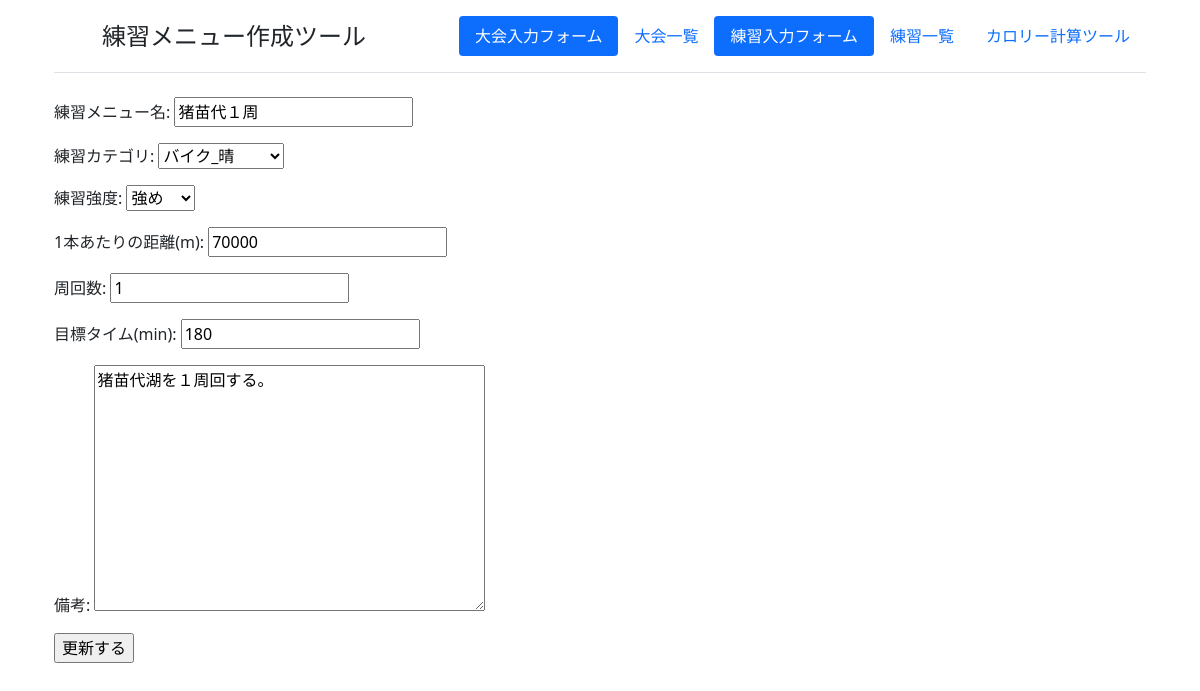
/Menu_update/1/, run on the app's committed database.
### PMapp/models.py (models this page shows, shortened)
class Menu(models.Model):
    Athletic_CHOICES = [
   ('bike_sun', 'バイク_晴'),
   ('bike_rai', 'バイク_雨'),
   ('run_sun', 'ラン_晴'),
   ('run_rai', 'ラン_雨'),
   ('swim_kick', 'スイム_キック'),
   ('swim_pull', 'スイム_プル'),
   ('swim_main', 'スイム_メイン'),
    ]
    Lv = [
        ('Hard','強め'),
        ('Midium', '普通'),
        ('Easy', '弱め'),
        ]
    MenuName = models.CharField('練習メニュー名', max_length=50)
    Category = models.CharField('練習カテゴリ', max_length=30, choices=Athletic_CHOICES)
    MenuLv = models.CharField('練習強度', max_length=30, choices=Lv)
    Distance = models.IntegerField('1本あたりの距離(m)')
    NumLap = models.IntegerField('周回数', blank=True, null=True)
    LapTime = models.IntegerField('目標タイム(min)', blank=True, null=True)
    Remarks = models.TextField('備考', blank=True, null=True, max_length=1000)

### PMapp/views.py (the view)
# urls.py: path('Menu_update/<int:pk>/', views.MenuUpdate.as_view(), name='Menu_update'),
class MenuUpdate(UpdateView):
    template_name = 'PMapp/Menu_update.html'
    model = Menu
    fields = (
        'MenuName',
        'Category',
        'MenuLv',
        'Distance',
        'NumLap',
        'LapTime',
        'Remarks',
        )
    success_url = reverse_lazy('PMapp:Menu_list')

### PMapp/templates/PMapp/Menu_update.html
{% extends 'PMapp/base.html' %}
{% block content %}
<div class="container">
<form action="" method="POST">{% csrf_token %}
    {{form.as_p}}
    <input type="submit" value="更新する">
    </form>
</div>
{% endblock content %}

### data on the page
Menu: MenuName "猪苗代１周", Category "バイク_晴", MenuLv "強め", Distance "70000", NumLap "1", LapTime "180", Remarks "猪苗代湖を１周回する。"
